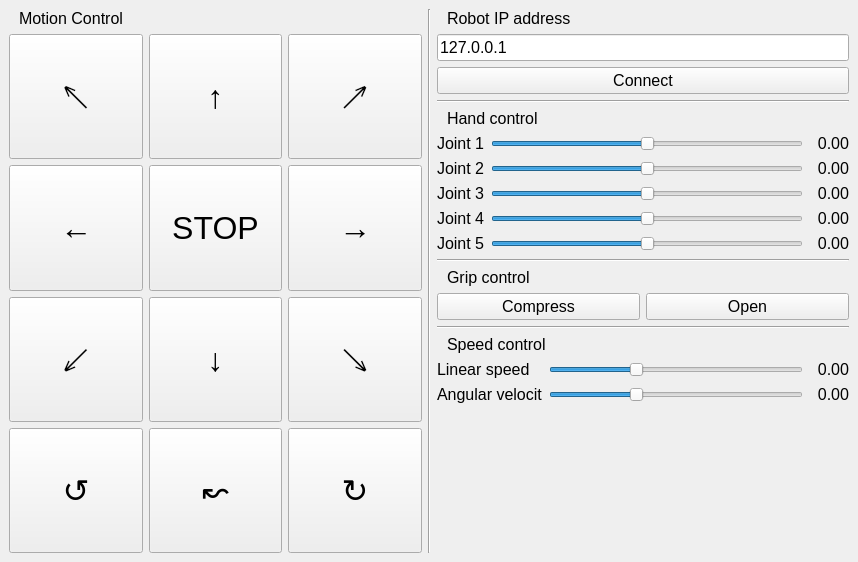
<?xml version="1.0" encoding="UTF-8"?>
<ui version="4.0">
 <class>MainWindow</class>
 <widget class="QMainWindow" name="MainWindow">
  <property name="geometry">
   <rect>
    <x>0</x>
    <y>0</y>
    <width>858</width>
    <height>562</height>
   </rect>
  </property>
  <property name="windowTitle">
   <string>Youbot Remote Control</string>
  </property>
  <property name="windowIcon">
   <iconset resource="icons.qrc">
    <normaloff>:/main/icons/logo.jpg</normaloff>:/main/icons/logo.jpg</iconset>
  </property>
  <widget class="QWidget" name="centralwidget">
   <layout class="QVBoxLayout" name="verticalLayout_3">
    <item>
     <layout class="QHBoxLayout" name="horizontalLayout" stretch="1,0,1">
      <item>
       <layout class="QVBoxLayout" name="verticalLayout" stretch="0,2">
        <item>
         <widget class="QLabel" name="label_3">
          <property name="font">
           <font>
            <pointsize>12</pointsize>
           </font>
          </property>
          <property name="text">
           <string>Motion Control</string>
          </property>
          <property name="indent">
           <number>10</number>
          </property>
         </widget>
        </item>
        <item>
         <layout class="QGridLayout" name="gridLayout">
          <item row="2" column="2">
           <widget class="QPushButton" name="butRightBack">
            <property name="sizePolicy">
             <sizepolicy hsizetype="Minimum" vsizetype="Minimum">
              <horstretch>0</horstretch>
              <verstretch>0</verstretch>
             </sizepolicy>
            </property>
            <property name="font">
             <font>
              <pointsize>24</pointsize>
             </font>
            </property>
            <property name="text">
             <string>↘</string>
            </property>
            <property name="shortcut">
             <string/>
            </property>
           </widget>
          </item>
          <item row="1" column="2">
           <widget class="QPushButton" name="butRight">
            <property name="sizePolicy">
             <sizepolicy hsizetype="Minimum" vsizetype="Minimum">
              <horstretch>0</horstretch>
              <verstretch>0</verstretch>
             </sizepolicy>
            </property>
            <property name="font">
             <font>
              <pointsize>24</pointsize>
             </font>
            </property>
            <property name="text">
             <string>→</string>
            </property>
            <property name="shortcut">
             <string/>
            </property>
           </widget>
          </item>
          <item row="2" column="1">
           <widget class="QPushButton" name="butBack">
            <property name="sizePolicy">
             <sizepolicy hsizetype="Minimum" vsizetype="Minimum">
              <horstretch>0</horstretch>
              <verstretch>0</verstretch>
             </sizepolicy>
            </property>
            <property name="font">
             <font>
              <pointsize>24</pointsize>
             </font>
            </property>
            <property name="text">
             <string>↓</string>
            </property>
            <property name="shortcut">
             <string/>
            </property>
           </widget>
          </item>
          <item row="0" column="0">
           <widget class="QPushButton" name="butLeftForward">
            <property name="sizePolicy">
             <sizepolicy hsizetype="Minimum" vsizetype="Minimum">
              <horstretch>0</horstretch>
              <verstretch>0</verstretch>
             </sizepolicy>
            </property>
            <property name="font">
             <font>
              <pointsize>24</pointsize>
             </font>
            </property>
            <property name="text">
             <string>↖</string>
            </property>
            <property name="autoDefault">
             <bool>false</bool>
            </property>
            <property name="default">
             <bool>false</bool>
            </property>
            <property name="flat">
             <bool>false</bool>
            </property>
           </widget>
          </item>
          <item row="0" column="2">
           <widget class="QPushButton" name="butRightForward">
            <property name="sizePolicy">
             <sizepolicy hsizetype="Minimum" vsizetype="Minimum">
              <horstretch>0</horstretch>
              <verstretch>0</verstretch>
             </sizepolicy>
            </property>
            <property name="font">
             <font>
              <pointsize>24</pointsize>
             </font>
            </property>
            <property name="text">
             <string>↗</string>
            </property>
           </widget>
          </item>
          <item row="1" column="0">
           <widget class="QPushButton" name="butLeft">
            <property name="sizePolicy">
             <sizepolicy hsizetype="Minimum" vsizetype="Minimum">
              <horstretch>0</horstretch>
              <verstretch>0</verstretch>
             </sizepolicy>
            </property>
            <property name="font">
             <font>
              <pointsize>24</pointsize>
             </font>
            </property>
            <property name="text">
             <string>←</string>
            </property>
           </widget>
          </item>
          <item row="2" column="0">
           <widget class="QPushButton" name="butLeftBack">
            <property name="sizePolicy">
             <sizepolicy hsizetype="Minimum" vsizetype="Minimum">
              <horstretch>0</horstretch>
              <verstretch>0</verstretch>
             </sizepolicy>
            </property>
            <property name="font">
             <font>
              <pointsize>24</pointsize>
             </font>
            </property>
            <property name="text">
             <string>↙</string>
            </property>
            <property name="shortcut">
             <string/>
            </property>
           </widget>
          </item>
          <item row="0" column="1">
           <widget class="QPushButton" name="butForward">
            <property name="sizePolicy">
             <sizepolicy hsizetype="Minimum" vsizetype="Minimum">
              <horstretch>0</horstretch>
              <verstretch>0</verstretch>
             </sizepolicy>
            </property>
            <property name="font">
             <font>
              <pointsize>24</pointsize>
             </font>
            </property>
            <property name="text">
             <string>↑</string>
            </property>
           </widget>
          </item>
          <item row="1" column="1">
           <widget class="QPushButton" name="butStop">
            <property name="sizePolicy">
             <sizepolicy hsizetype="Minimum" vsizetype="Minimum">
              <horstretch>0</horstretch>
              <verstretch>0</verstretch>
             </sizepolicy>
            </property>
            <property name="font">
             <font>
              <pointsize>24</pointsize>
             </font>
            </property>
            <property name="text">
             <string>STOP</string>
            </property>
            <property name="shortcut">
             <string/>
            </property>
           </widget>
          </item>
          <item row="3" column="0">
           <widget class="QPushButton" name="butRotLeft">
            <property name="sizePolicy">
             <sizepolicy hsizetype="Minimum" vsizetype="Minimum">
              <horstretch>0</horstretch>
              <verstretch>0</verstretch>
             </sizepolicy>
            </property>
            <property name="font">
             <font>
              <pointsize>24</pointsize>
             </font>
            </property>
            <property name="text">
             <string>↺</string>
            </property>
            <property name="shortcut">
             <string/>
            </property>
           </widget>
          </item>
          <item row="3" column="2">
           <widget class="QPushButton" name="butRotRight">
            <property name="sizePolicy">
             <sizepolicy hsizetype="Minimum" vsizetype="Minimum">
              <horstretch>0</horstretch>
              <verstretch>0</verstretch>
             </sizepolicy>
            </property>
            <property name="font">
             <font>
              <pointsize>24</pointsize>
             </font>
            </property>
            <property name="text">
             <string>↻</string>
            </property>
           </widget>
          </item>
          <item row="3" column="1">
           <widget class="QPushButton" name="butRandomMove">
            <property name="sizePolicy">
             <sizepolicy hsizetype="Minimum" vsizetype="Minimum">
              <horstretch>0</horstretch>
              <verstretch>0</verstretch>
             </sizepolicy>
            </property>
            <property name="font">
             <font>
              <pointsize>24</pointsize>
             </font>
            </property>
            <property name="text">
             <string extracomment="Random move">↜</string>
            </property>
           </widget>
          </item>
         </layout>
        </item>
       </layout>
      </item>
      <item>
       <widget class="Line" name="line">
        <property name="orientation">
         <enum>Qt::Vertical</enum>
        </property>
       </widget>
      </item>
      <item>
       <layout class="QVBoxLayout" name="verticalLayout_2" stretch="0,0,0,0,0,0,0,0,0,0,0,0,1">
        <item>
         <widget class="QLabel" name="label_11">
          <property name="font">
           <font>
            <pointsize>12</pointsize>
           </font>
          </property>
          <property name="text">
           <string>Robot IP address</string>
          </property>
          <property name="scaledContents">
           <bool>false</bool>
          </property>
          <property name="indent">
           <number>10</number>
          </property>
         </widget>
        </item>
        <item>
         <widget class="QLineEdit" name="lineIp">
          <property name="font">
           <font>
            <pointsize>12</pointsize>
           </font>
          </property>
          <property name="text">
           <string>127.0.0.1</string>
          </property>
         </widget>
        </item>
        <item>
         <widget class="QPushButton" name="butConnect">
          <property name="font">
           <font>
            <pointsize>12</pointsize>
           </font>
          </property>
          <property name="text">
           <string>Сonnect</string>
          </property>
         </widget>
        </item>
        <item>
         <widget class="Line" name="line_3">
          <property name="orientation">
           <enum>Qt::Horizontal</enum>
          </property>
         </widget>
        </item>
        <item>
         <widget class="QLabel" name="label_5">
          <property name="font">
           <font>
            <pointsize>12</pointsize>
           </font>
          </property>
          <property name="text">
           <string>Hand control</string>
          </property>
          <property name="scaledContents">
           <bool>false</bool>
          </property>
          <property name="indent">
           <number>10</number>
          </property>
         </widget>
        </item>
        <item>
         <layout class="QGridLayout" name="gridLayout_3" rowstretch="0,0,0,0,0">
          <item row="2" column="0">
           <widget class="QLabel" name="label_8">
            <property name="font">
             <font>
              <pointsize>12</pointsize>
             </font>
            </property>
            <property name="text">
             <string>Joint 3</string>
            </property>
           </widget>
          </item>
          <item row="0" column="0">
           <widget class="QLabel" name="label_6">
            <property name="font">
             <font>
              <pointsize>12</pointsize>
             </font>
            </property>
            <property name="text">
             <string>Joint 1</string>
            </property>
           </widget>
          </item>
          <item row="1" column="0">
           <widget class="QLabel" name="label_7">
            <property name="font">
             <font>
              <pointsize>12</pointsize>
             </font>
            </property>
            <property name="text">
             <string>Joint 2</string>
            </property>
           </widget>
          </item>
          <item row="3" column="1">
           <widget class="QSlider" name="sliderAxis4">
            <property name="minimum">
             <number>-500</number>
            </property>
            <property name="maximum">
             <number>500</number>
            </property>
            <property name="orientation">
             <enum>Qt::Horizontal</enum>
            </property>
           </widget>
          </item>
          <item row="2" column="1">
           <widget class="QSlider" name="sliderAxis3">
            <property name="minimum">
             <number>-500</number>
            </property>
            <property name="maximum">
             <number>500</number>
            </property>
            <property name="orientation">
             <enum>Qt::Horizontal</enum>
            </property>
           </widget>
          </item>
          <item row="1" column="1">
           <widget class="QSlider" name="sliderAxis2">
            <property name="minimum">
             <number>-500</number>
            </property>
            <property name="maximum">
             <number>500</number>
            </property>
            <property name="orientation">
             <enum>Qt::Horizontal</enum>
            </property>
           </widget>
          </item>
          <item row="4" column="1">
           <widget class="QSlider" name="sliderAxis5">
            <property name="minimum">
             <number>-500</number>
            </property>
            <property name="maximum">
             <number>500</number>
            </property>
            <property name="orientation">
             <enum>Qt::Horizontal</enum>
            </property>
           </widget>
          </item>
          <item row="3" column="0">
           <widget class="QLabel" name="label_9">
            <property name="font">
             <font>
              <pointsize>12</pointsize>
             </font>
            </property>
            <property name="text">
             <string>Joint 4</string>
            </property>
           </widget>
          </item>
          <item row="4" column="0">
           <widget class="QLabel" name="label_10">
            <property name="font">
             <font>
              <pointsize>12</pointsize>
             </font>
            </property>
            <property name="text">
             <string>Joint 5</string>
            </property>
           </widget>
          </item>
          <item row="0" column="1">
           <widget class="QSlider" name="sliderAxis1">
            <property name="minimum">
             <number>-500</number>
            </property>
            <property name="maximum">
             <number>500</number>
            </property>
            <property name="orientation">
             <enum>Qt::Horizontal</enum>
            </property>
           </widget>
          </item>
          <item row="0" column="2">
           <widget class="QLabel" name="labelAxis1">
            <property name="minimumSize">
             <size>
              <width>40</width>
              <height>0</height>
             </size>
            </property>
            <property name="font">
             <font>
              <pointsize>12</pointsize>
             </font>
            </property>
            <property name="autoFillBackground">
             <bool>false</bool>
            </property>
            <property name="text">
             <string>0.00</string>
            </property>
            <property name="alignment">
             <set>Qt::AlignRight|Qt::AlignTrailing|Qt::AlignVCenter</set>
            </property>
           </widget>
          </item>
          <item row="1" column="2">
           <widget class="QLabel" name="labelAxis2">
            <property name="minimumSize">
             <size>
              <width>40</width>
              <height>0</height>
             </size>
            </property>
            <property name="font">
             <font>
              <pointsize>12</pointsize>
             </font>
            </property>
            <property name="autoFillBackground">
             <bool>false</bool>
            </property>
            <property name="text">
             <string>0.00</string>
            </property>
            <property name="alignment">
             <set>Qt::AlignRight|Qt::AlignTrailing|Qt::AlignVCenter</set>
            </property>
           </widget>
          </item>
          <item row="2" column="2">
           <widget class="QLabel" name="labelAxis3">
            <property name="minimumSize">
             <size>
              <width>40</width>
              <height>0</height>
             </size>
            </property>
            <property name="font">
             <font>
              <pointsize>12</pointsize>
             </font>
            </property>
            <property name="autoFillBackground">
             <bool>false</bool>
            </property>
            <property name="text">
             <string>0.00</string>
            </property>
            <property name="alignment">
             <set>Qt::AlignRight|Qt::AlignTrailing|Qt::AlignVCenter</set>
            </property>
           </widget>
          </item>
          <item row="3" column="2">
           <widget class="QLabel" name="labelAxis4">
            <property name="minimumSize">
             <size>
              <width>40</width>
              <height>0</height>
             </size>
            </property>
            <property name="font">
             <font>
              <pointsize>12</pointsize>
             </font>
            </property>
            <property name="autoFillBackground">
             <bool>false</bool>
            </property>
            <property name="text">
             <string>0.00</string>
            </property>
            <property name="alignment">
             <set>Qt::AlignRight|Qt::AlignTrailing|Qt::AlignVCenter</set>
            </property>
           </widget>
          </item>
          <item row="4" column="2">
           <widget class="QLabel" name="labelAxis5">
            <property name="minimumSize">
             <size>
              <width>40</width>
              <height>0</height>
             </size>
            </property>
            <property name="font">
             <font>
              <pointsize>12</pointsize>
             </font>
            </property>
            <property name="autoFillBackground">
             <bool>false</bool>
            </property>
            <property name="text">
             <string>0.00</string>
            </property>
            <property name="alignment">
             <set>Qt::AlignRight|Qt::AlignTrailing|Qt::AlignVCenter</set>
            </property>
           </widget>
          </item>
         </layout>
        </item>
        <item>
         <widget class="Line" name="line_2">
          <property name="orientation">
           <enum>Qt::Horizontal</enum>
          </property>
         </widget>
        </item>
        <item>
         <widget class="QLabel" name="label_4">
          <property name="font">
           <font>
            <pointsize>12</pointsize>
           </font>
          </property>
          <property name="text">
           <string>Grip control</string>
          </property>
          <property name="scaledContents">
           <bool>false</bool>
          </property>
          <property name="indent">
           <number>10</number>
          </property>
         </widget>
        </item>
        <item>
         <layout class="QHBoxLayout" name="horizontalLayout_2">
          <item>
           <widget class="QPushButton" name="butCompress">
            <property name="sizePolicy">
             <sizepolicy hsizetype="Minimum" vsizetype="MinimumExpanding">
              <horstretch>0</horstretch>
              <verstretch>0</verstretch>
             </sizepolicy>
            </property>
            <property name="font">
             <font>
              <pointsize>12</pointsize>
             </font>
            </property>
            <property name="text">
             <string>Compress</string>
            </property>
           </widget>
          </item>
          <item>
           <widget class="QPushButton" name="butOpen">
            <property name="sizePolicy">
             <sizepolicy hsizetype="Minimum" vsizetype="MinimumExpanding">
              <horstretch>0</horstretch>
              <verstretch>0</verstretch>
             </sizepolicy>
            </property>
            <property name="font">
             <font>
              <pointsize>12</pointsize>
             </font>
            </property>
            <property name="text">
             <string>Open</string>
            </property>
           </widget>
          </item>
         </layout>
        </item>
        <item>
         <widget class="Line" name="line_4">
          <property name="orientation">
           <enum>Qt::Horizontal</enum>
          </property>
         </widget>
        </item>
        <item>
         <widget class="QLabel" name="label_13">
          <property name="font">
           <font>
            <pointsize>12</pointsize>
           </font>
          </property>
          <property name="text">
           <string>Speed control</string>
          </property>
          <property name="scaledContents">
           <bool>false</bool>
          </property>
          <property name="indent">
           <number>10</number>
          </property>
         </widget>
        </item>
        <item>
         <layout class="QGridLayout" name="gridLayout_2">
          <item row="1" column="2">
           <widget class="QLabel" name="lableAngVel">
            <property name="minimumSize">
             <size>
              <width>40</width>
              <height>0</height>
             </size>
            </property>
            <property name="font">
             <font>
              <pointsize>12</pointsize>
             </font>
            </property>
            <property name="autoFillBackground">
             <bool>false</bool>
            </property>
            <property name="text">
             <string>0.00</string>
            </property>
            <property name="alignment">
             <set>Qt::AlignRight|Qt::AlignTrailing|Qt::AlignVCenter</set>
            </property>
           </widget>
          </item>
          <item row="0" column="2">
           <widget class="QLabel" name="labelLinVel">
            <property name="minimumSize">
             <size>
              <width>40</width>
              <height>0</height>
             </size>
            </property>
            <property name="font">
             <font>
              <pointsize>12</pointsize>
             </font>
            </property>
            <property name="autoFillBackground">
             <bool>false</bool>
            </property>
            <property name="text">
             <string>0.00</string>
            </property>
            <property name="alignment">
             <set>Qt::AlignRight|Qt::AlignTrailing|Qt::AlignVCenter</set>
            </property>
           </widget>
          </item>
          <item row="0" column="1">
           <widget class="QSlider" name="sliderLinVel">
            <property name="maximum">
             <number>300</number>
            </property>
            <property name="value">
             <number>100</number>
            </property>
            <property name="orientation">
             <enum>Qt::Horizontal</enum>
            </property>
           </widget>
          </item>
          <item row="1" column="0">
           <widget class="QLabel" name="label_2">
            <property name="font">
             <font>
              <pointsize>12</pointsize>
             </font>
            </property>
            <property name="text">
             <string>Angular velocit</string>
            </property>
           </widget>
          </item>
          <item row="0" column="0">
           <widget class="QLabel" name="label">
            <property name="font">
             <font>
              <pointsize>12</pointsize>
             </font>
            </property>
            <property name="text">
             <string>Linear speed</string>
            </property>
           </widget>
          </item>
          <item row="1" column="1">
           <widget class="QSlider" name="sliderAngVel">
            <property name="minimum">
             <number>0</number>
            </property>
            <property name="maximum">
             <number>300</number>
            </property>
            <property name="value">
             <number>100</number>
            </property>
            <property name="orientation">
             <enum>Qt::Horizontal</enum>
            </property>
           </widget>
          </item>
         </layout>
        </item>
        <item>
         <widget class="QLabel" name="label_12">
          <property name="sizePolicy">
           <sizepolicy hsizetype="Preferred" vsizetype="Ignored">
            <horstretch>0</horstretch>
            <verstretch>0</verstretch>
           </sizepolicy>
          </property>
          <property name="text">
           <string/>
          </property>
         </widget>
        </item>
       </layout>
      </item>
     </layout>
    </item>
   </layout>
  </widget>
 </widget>
 <resources>
  <include location="icons.qrc"/>
 </resources>
 <connections/>
</ui>
